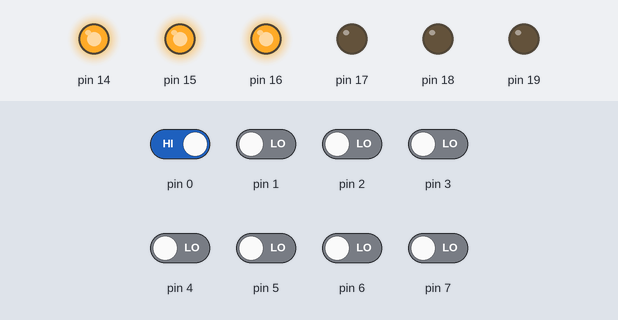
This sketch was run on a simulated Arduino Uno, built with avr-gcc and run on an emulated ATmega328P. On the bench: output pins drawn as LEDs (lit = HIGH). The test bench sets the inputs (shaded band); at power-on: pin 0 HIGH, pin 1–7 LOW.

Above: at 0.8 s.
0.9 s: pin 0 driven LOW
At 2.0 s:
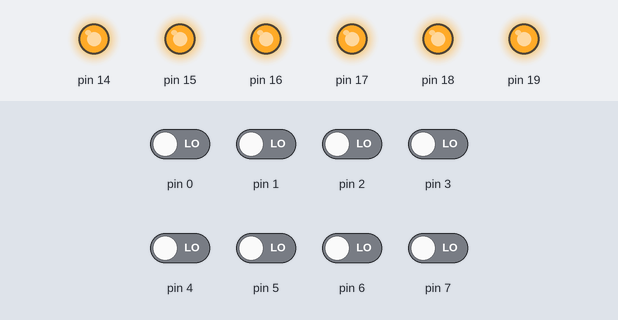
2.4 s: pin 0 driven HIGH
At 3.2 s:
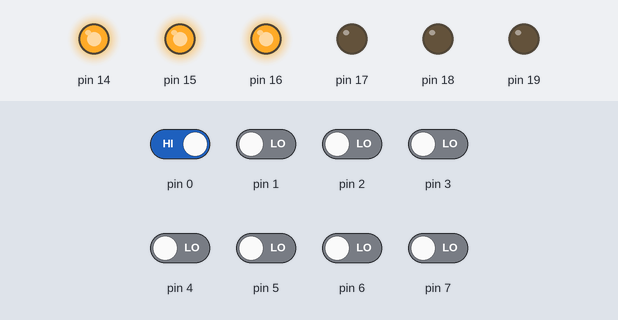
3.9 s: pin 1 driven HIGH
At 4.3 s:
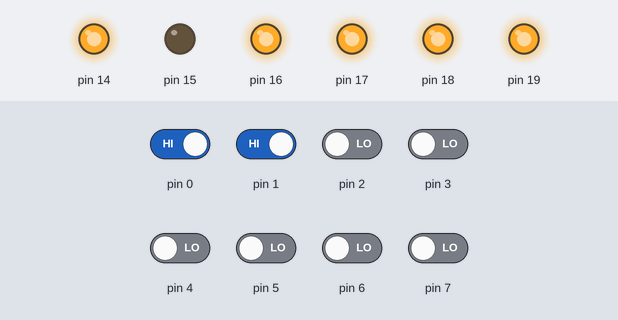
5.4 s: pin 2 driven HIGH
At 6.6 s:
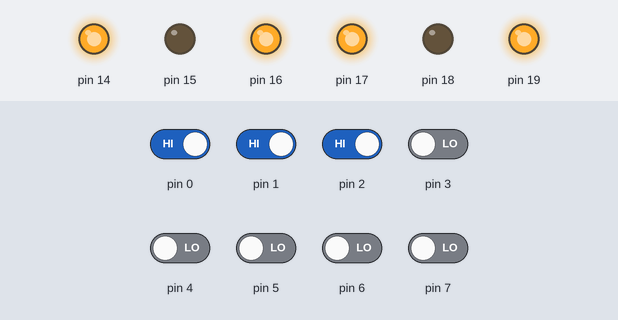
6.9 s: pin 3 driven HIGH
At 7.8 s:
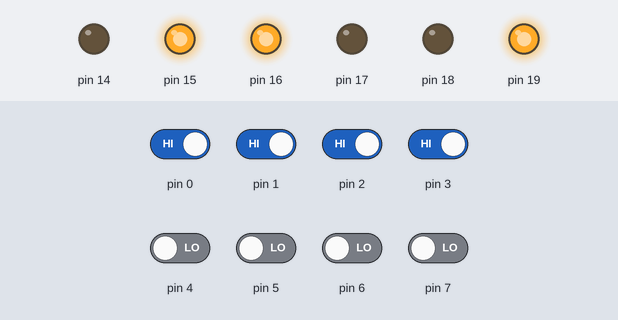
8.4 s: pin 4 driven HIGH
At 8.9 s:
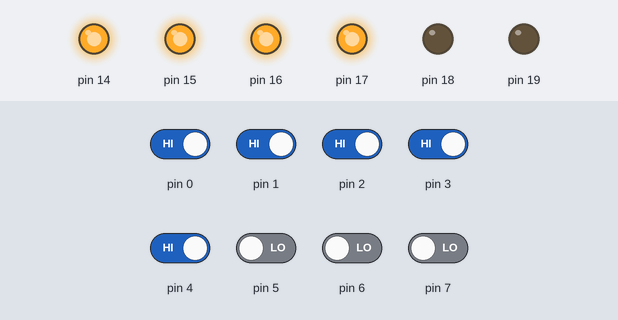
Timing chart, 0 to 10.9 s (numbered marks = the images above; inputs shaded):
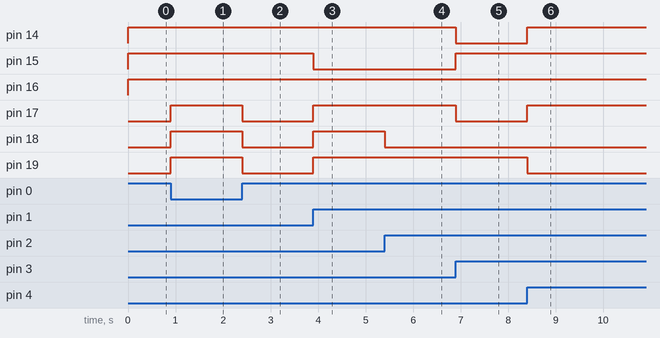

The sketch:

check2.ino
```cpp
#include <avr/io.h>
int main(void)
{
	DDRD = 0x00; // set port B as input
	DDRC = 0xFF; // set port C as output
	unsigned char SWITCH_V, DISP, i, count, Bitposition, test_bit;
	unsigned char LOOKUPTB[] = {
		0b00111111,
                0b00000110,
		0b01011011,
                0b01001111,
		0b01100110,
                0b01101101,
		0b01111101,
                0b00000111,
		0b01111111,
                0b01101111,
		0b01110111,
                0b01111100,
		0b00111001,
                0b01011110,
		0b01111001,
                0b01110001
	};

	while (1)
	{
		SWITCH_V = PIND;
		count = 0;
		Bitposition = 0x01;
		for (i=0;i<8;i++){
			test_bit = SWITCH_V & (Bitposition << i);
			if (!test_bit)
				count++;
		}
		DISP = LOOKUPTB[count];
		PORTC = DISP ;
	}
}
```

Measured:
- after the input at 0.9 s, pin 17–19: LOW → HIGH at once
- after the input at 2.4 s, pin 17–19: HIGH → LOW at once
- after the input at 3.9 s, pin 15: HIGH → LOW at once; pin 17–19: LOW → HIGH at once
- after the input at 5.4 s, pin 18: HIGH → LOW at once
- after the input at 6.9 s, pin 14, pin 17: HIGH → LOW at once; pin 15: LOW → HIGH at once
- after the input at 8.4 s, pin 14, pin 17: LOW → HIGH at once; pin 19: HIGH → LOW at once
